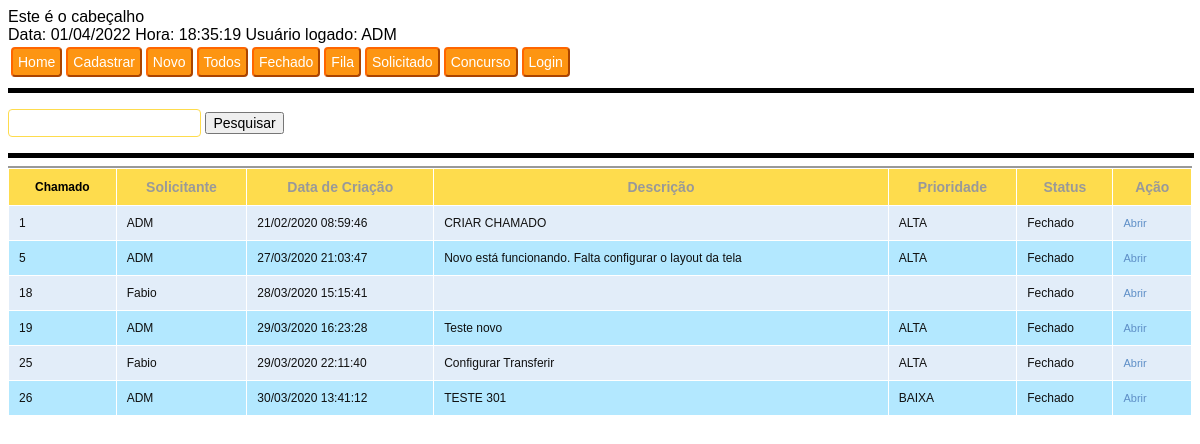
The page /minhafila.php (signed in) on the database its author committed.
### tables this page shows
CREATE TABLE IF NOT EXISTS  usuario  (
   IDUSUARIO  int(11) NOT NULL AUTO_INCREMENT,
   NOMEUSUARIO  varchar(50) DEFAULT NULL,
   LOGINUSUARIO  varchar(50) DEFAULT NULL,
   SENHAUSUARIO  varchar(8) DEFAULT NULL,
  NIVELUSUARIO INT,
  PRIMARY KEY ( IDUSUARIO )
);

CREATE TABLE IF NOT EXISTS  chamado  (
   IDCHAMADO  int(11) NOT NULL AUTO_INCREMENT,
   idusuario  int(11) DEFAULT NULL,
   DATAINICHAMADO  timestamp NOT NULL DEFAULT current_timestamp(),
   DESCRICAOCHAMADO  varchar(500) DEFAULT NULL,
   PRIORIDADECHAMADO  varchar(20) DEFAULT NULL,
   STATUSCHAMADO  varchar(10) DEFAULT NULL,
   DATAFIMCHAMADO  datetime DEFAULT NULL,
  PRIMARY KEY ( IDCHAMADO ),
  KEY  fk_usuario  ( idusuario )
);

### funcao.php (called while the page is built)
<?PHP
function cData($data){
	$ano = substr($data,0,4);
	$mes = substr($data,5,2);
	$dia = substr($data,8,2);
	$horario = substr($data,11,8);
	 $data = $dia."/".$mes."/".$ano." ".$horario;
	return $data;
}
?>

### minhafila.php (the view, shortened to what this page needs)
<?php header("Content-type: text/html; charset=utf-8");
require_once('funcao.php');
require_once("conexao.php");
require_once('header.php');
require_once('menu.php');
 $id=$_SESSION['id'];
 $sql = "SELECT nivelusuario from usuario where idusuario=$id";
		$result = mysqli_query($link,$sql)or die("Erro no banco de dados!");
		$dados = mysqli_fetch_array($result);
        $nivel=$dados[0];
if($nivel==1)
menuadm('Minha Fila');
else
menu('Minha Fila');
if(isset ($_POST['pesquisar'])){
        $sql = "SELECT c.idchamado,u.nomeusuario,c.datainichamado,c.descricaochamado,c.prioridadechamado,c.statuschamado FROM chamado c inner join usuario u on c.idusuario=u.idusuario where c.idchamado=".$_POST['pesquisa']."";
    }else
$sql = "SELECT c.idchamado,u.nomeusuario,c.datainichamado,c.descricaochamado,c.prioridadechamado,c.statuschamado,a.responsavelatendimento FROM atendimento a inner join chamado c on a.idchamado=c.idchamado inner join usuario u on c.idusuario=u.idusuario where a.responsavelatendimento = '$id' group by c.idchamado";
$result = mysqli_query($link,$sql);
$i=0;
while($row = mysqli_fetch_array($result)) {
if($i%2==0)
$classname="evenRow";
else
$classname="oddRow";
?>
<tr class="<?php if(isset($classname)) echo $classname;?>">
<td><?php echo $row[0]; ?></td>
<td><?php echo $row[1]; ?></td>
<td><?php echo cdata($row[2]); ?></td>
<td><?php echo $row[3]; ?></td>
<td><?php echo $row[4]; ?></td>
<td><?php echo $row[5]; ?></td>
<td><a href="atendimento.php?idchamado=<?php echo $row[0]; ?>" class="link">Abrir</a></td>
</tr>
<?php
$i++;
}
?>
</table>
</BODY>
</HTML>

### header.php (shortened to what this page needs)
<?php
$id=$_SESSION['id'];
        $sql = "SELECT nomeusuario from usuario where idusuario=$id";
		$result = mysqli_query($link,$sql)or die("Erro no banco de dados!");
		$dados = mysqli_fetch_array($result);
        $nome=$dados[0];
echo"
<HTML>
<head>
<link rel='stylesheet' type='text/css' href='styles.css' />
</head>
<body>
<header>
   Este é o cabeçalho
</header>
";
echo "Data: " . date("d/m/Y")."   Hora: "  . date("H:i:s")." Usuário logado: $nome";
?>

### styles.css (style rules this page uses)
body { font-family:Arial; }
.evenRow { background-color: #E2EDF9; font-size:12px; color:#101010; }
.oddRow { background-color: #B3E8FF; font-size:12px; color:#101010; }
.link { text-decoration:none; color:#5e8fc7; font-size:11px; }

### rows shown on the page
usuario: NOMEUSUARIO "ADM"
chamado: IDCHAMADO "1", idusuario.NOMEUSUARIO "ADM", DATAINICHAMADO "21/02/2020 08:59:46", DESCRICAOCHAMADO "CRIAR CHAMADO", PRIORIDADECHAMADO "ALTA", STATUSCHAMADO "Fechado"
chamado: IDCHAMADO "5", idusuario.NOMEUSUARIO "ADM", DATAINICHAMADO "27/03/2020 21:03:47", DESCRICAOCHAMADO "Novo está funcionando. Falta configurar o layout da tela", PRIORIDADECHAMADO "ALTA", STATUSCHAMADO "Fechado"
chamado: IDCHAMADO "18", idusuario.NOMEUSUARIO "Fabio", DATAINICHAMADO "28/03/2020 15:15:41", STATUSCHAMADO "Fechado"
chamado: IDCHAMADO "19", idusuario.NOMEUSUARIO "ADM", DATAINICHAMADO "29/03/2020 16:23:28", DESCRICAOCHAMADO "Teste novo", PRIORIDADECHAMADO "ALTA", STATUSCHAMADO "Fechado"
chamado: IDCHAMADO "25", idusuario.NOMEUSUARIO "Fabio", DATAINICHAMADO "29/03/2020 22:11:40", DESCRICAOCHAMADO "Configurar Transferir", PRIORIDADECHAMADO "ALTA", STATUSCHAMADO "Fechado"
chamado: IDCHAMADO "26", idusuario.NOMEUSUARIO "ADM", DATAINICHAMADO "30/03/2020 13:41:12", DESCRICAOCHAMADO "TESTE 301", PRIORIDADECHAMADO "BAIXA", STATUSCHAMADO "Fechado"
